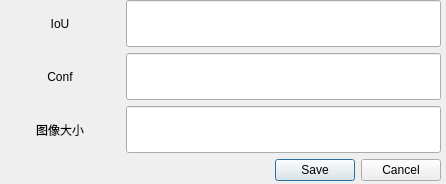
<?xml version="1.0" encoding="UTF-8"?>
<ui version="4.0">
    <class>Dialog</class>
    <widget class="QDialog" name="Dialog">
        <property name="geometry">
            <rect>
                <x>0</x>
                <y>0</y>
                <width>446</width>
                <height>184</height>
            </rect>
        </property>
        <property name="windowTitle">
            <string>阈值设置</string>
        </property>
        <widget class="QWidget" name="verticalLayoutWidget_2">
            <property name="geometry">
                <rect>
                    <x>0</x>
                    <y>0</y>
                    <width>441</width>
                    <height>181</height>
                </rect>
            </property>
            <layout class="QVBoxLayout" name="verticalLayout_2">
                <item>
                    <layout class="QVBoxLayout" name="verticalLayout">
                        <item>
                            <layout class="QGridLayout" name="gridLayout">
                                <item row="2" column="1">
                                    <widget class="QLineEdit" name="SizeEdit">
                                        <property name="sizePolicy">
                                            <sizepolicy hsizetype="Expanding" vsizetype="Preferred">
                                                <horstretch>0</horstretch>
                                                <verstretch>1</verstretch>
                                            </sizepolicy>
                                        </property>
                                        <property name="alignment">
                                            <set>Qt::AlignCenter</set>
                                        </property>
                                        <property name="dragEnabled">
                                            <bool>true</bool>
                                        </property>
                                    </widget>
                                </item>
                                <item row="1" column="0">
                                    <widget class="QLabel" name="label_2">
                                        <property name="text">
                                            <string>Conf</string>
                                        </property>
                                        <property name="alignment">
                                            <set>Qt::AlignCenter</set>
                                        </property>
                                    </widget>
                                </item>
                                <item row="0" column="0">
                                    <widget class="QLabel" name="label">
                                        <property name="sizePolicy">
                                            <sizepolicy hsizetype="MinimumExpanding" vsizetype="Preferred">
                                                <horstretch>0</horstretch>
                                                <verstretch>0</verstretch>
                                            </sizepolicy>
                                        </property>
                                        <property name="maximumSize">
                                            <size>
                                                <width>120</width>
                                                <height>16777215</height>
                                            </size>
                                        </property>
                                        <property name="contextMenuPolicy">
                                            <enum>Qt::DefaultContextMenu</enum>
                                        </property>
                                        <property name="layoutDirection">
                                            <enum>Qt::RightToLeft</enum>
                                        </property>
                                        <property name="text">
                                            <string>IoU</string>
                                        </property>
                                        <property name="alignment">
                                            <set>Qt::AlignCenter</set>
                                        </property>
                                        <property name="indent">
                                            <number>0</number>
                                        </property>
                                    </widget>
                                </item>
                                <item row="0" column="1">
                                    <widget class="QLineEdit" name="IoUEdit">
                                        <property name="sizePolicy">
                                            <sizepolicy hsizetype="Expanding" vsizetype="Preferred">
                                                <horstretch>0</horstretch>
                                                <verstretch>1</verstretch>
                                            </sizepolicy>
                                        </property>
                                        <property name="layoutDirection">
                                            <enum>Qt::LeftToRight</enum>
                                        </property>
                                        <property name="alignment">
                                            <set>Qt::AlignCenter</set>
                                        </property>
                                    </widget>
                                </item>
                                <item row="2" column="0">
                                    <widget class="QLabel" name="label_3">
                                        <property name="text">
                                            <string>图像大小</string>
                                        </property>
                                        <property name="alignment">
                                            <set>Qt::AlignCenter</set>
                                        </property>
                                    </widget>
                                </item>
                                <item row="1" column="1">
                                    <widget class="QLineEdit" name="ConfEdit">
                                        <property name="sizePolicy">
                                            <sizepolicy hsizetype="Expanding" vsizetype="Preferred">
                                                <horstretch>0</horstretch>
                                                <verstretch>1</verstretch>
                                            </sizepolicy>
                                        </property>
                                        <property name="alignment">
                                            <set>Qt::AlignCenter</set>
                                        </property>
                                    </widget>
                                </item>
                            </layout>
                        </item>
                    </layout>
                </item>
                <item>
                    <layout class="QHBoxLayout" name="horizontalLayout">
                        <item>
                            <spacer name="horizontalSpacer">
                                <property name="orientation">
                                    <enum>Qt::Horizontal</enum>
                                </property>
                                <property name="sizeHint" stdset="0">
                                    <size>
                                        <width>40</width>
                                        <height>20</height>
                                    </size>
                                </property>
                            </spacer>
                        </item>
                        <item>
                            <widget class="QPushButton" name="SaveButton">
                                <property name="text">
                                    <string>Save</string>
                                </property>
                            </widget>
                        </item>
                        <item>
                            <widget class="QPushButton" name="CancelButton">
                                <property name="text">
                                    <string>Cancel</string>
                                </property>
                            </widget>
                        </item>
                    </layout>
                </item>
            </layout>
        </widget>
    </widget>
    <tabstops>
        <tabstop>IoUEdit</tabstop>
        <tabstop>ConfEdit</tabstop>
        <tabstop>SizeEdit</tabstop>
        <tabstop>SaveButton</tabstop>
        <tabstop>CancelButton</tabstop>
    </tabstops>
    <resources/>
    <connections/>
</ui>
